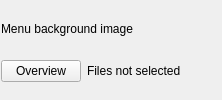
               <widget class="QWidget" name="menuImageTab">
                <attribute name="title">
                 <string>Use images</string>
                </attribute>
                <layout class="QGridLayout" name="gridLayout_8">
                 <property name="leftMargin">
                  <number>1</number>
                 </property>
                 <property name="rightMargin">
                  <number>1</number>
                 </property>
                 <item row="0" column="0">
                  <widget class="QLabel" name="label_25">
                   <property name="text">
                    <string>Menu background image</string>
                   </property>
                  </widget>
                 </item>
                 <item row="1" column="0">
                  <layout class="QHBoxLayout" name="horizontalLayout_11">
                   <item>
                    <widget class="QPushButton" name="menuImgButton">
                     <property name="styleSheet">
                      <string notr="true"/>
                     </property>
                     <property name="text">
                      <string>Overview</string>
                     </property>
                    </widget>
                   </item>
                   <item>
                    <widget class="QLabel" name="menuImgNameLabel">
                     <property name="text">
                      <string>Files not selected</string>
                     </property>
                    </widget>
                   </item>
                   <item>
                    <spacer name="horizontalSpacer_15">
                     <property name="orientation">
                      <enum>Qt::Horizontal</enum>
                     </property>
                     <property name="sizeHint" stdset="0">
                      <size>
                       <width>40</width>
                       <height>20</height>
                      </size>
                     </property>
                    </spacer>
                   </item>
                  </layout>
                 </item>
                </layout>
               </widget>
